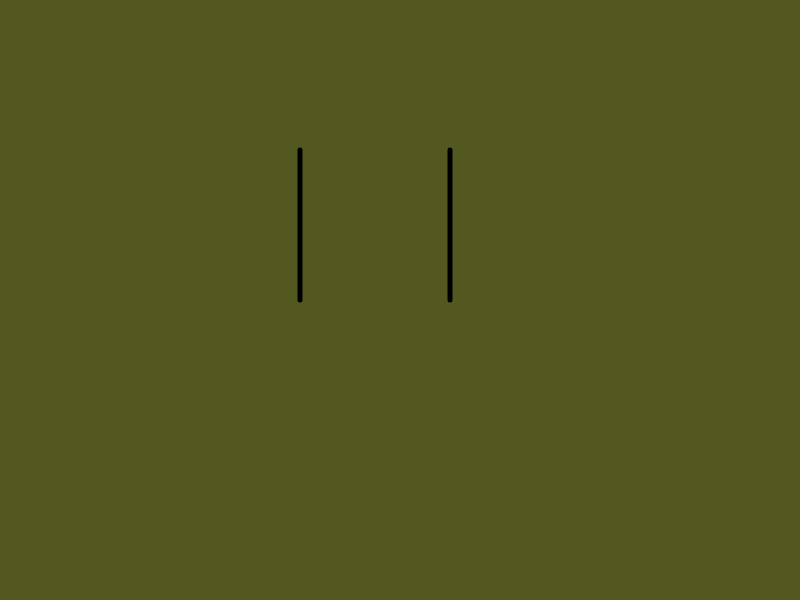
Frame 1 (no input)
Frame 60 (no input): identical to frame 1, image omitted
Frame 120 (the mouse pressed at the canvas centre since frame 60): identical to frame 1, image omitted

The p5.js sketch that drew this single still picture (run headless with seeded random() and noise() and a simulated clock; from frame 60 on, the mouse is pressed at the canvas centre):

// p5.js sketch
// ── sketch.js
function setup() {
  createCanvas(800, 600);
  background(83,88, 33);
  strokeWeight(5);
}

function draw() {
  background(83,88, 33);
  if(keyIsPressed) {
    if ((key == 'h') || (key == 'H')) {
    line(300, 225, 450, 225);
    }
    if ((key == 'n') || (key == 'N')) {
    line(300, 150, 450, 300);
    }
  }
  line(300, 150, 300, 300);
  line(450, 150, 450, 300);
}
